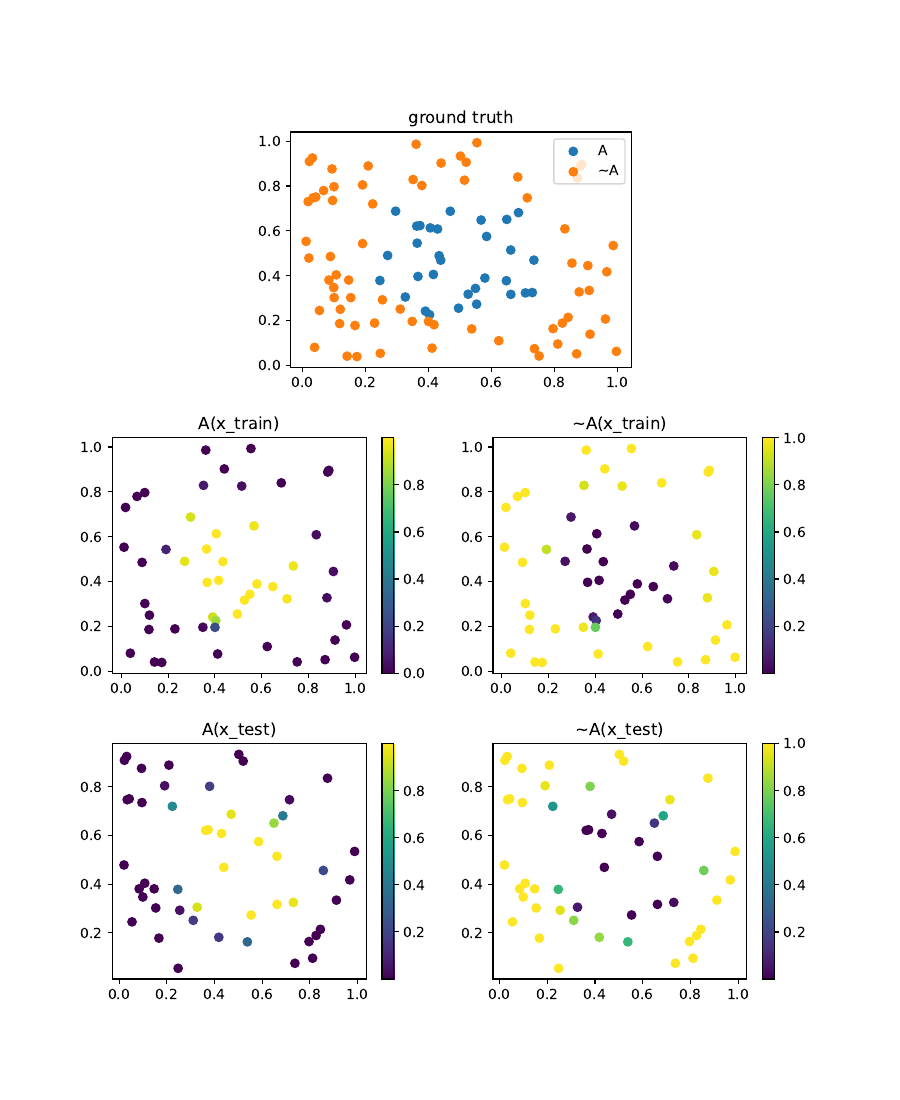

Recreate this plot in Python.
import ltn
import matplotlib.pyplot as plt
import numpy as np
import torch
from sklearn.metrics import accuracy_score

# set cuda device
gpu_id = 1
gpu_ids = tuple([n for n in range(torch.cuda.device_count())])
cuda_ids = tuple([f"cuda:{n}" for n in gpu_ids])
device = torch.device(cuda_ids[gpu_id] if gpu_id in gpu_ids and torch.cuda.is_available() else "cpu")
ltn.device = device
print("\n" + "=" * 112)
print(f"[device] {device} ∈ [{', '.join(cuda_ids)}]")
print("=" * 112 + "\n")

print()
print()
print()
print("""###
# Dataset
###""")
nr_samples = 100
nr_train = 50
batch_size = 64
dataset = torch.rand((nr_samples, 2))
labels_dataset = torch.sum(torch.square(dataset - torch.tensor([.5, .5])), dim=1) < .09

print()
print()
print()
print("""###
# LTN setting
###""")


# we define predicate A
class ModelA(torch.nn.Module):
    def __init__(self):
        super(ModelA, self).__init__()
        self.sigmoid = torch.nn.Sigmoid()
        self.layer1 = torch.nn.Linear(2, 16)
        self.layer2 = torch.nn.Linear(16, 16)
        self.layer3 = torch.nn.Linear(16, 1)
        self.elu = torch.nn.ELU()

    def forward(self, x):
        x = self.elu(self.layer1(x))
        x = self.elu(self.layer2(x))
        x = self.layer3(x)
        o = self.sigmoid(x)
        return o


A = ltn.Predicate(ModelA()).to(ltn.device)

# we define the connectives, quantifiers, and the SatAgg
Not = ltn.Connective(ltn.fuzzy_ops.NotStandard())
Forall = ltn.Quantifier(ltn.fuzzy_ops.AggregPMeanError(p=2), quantifier="f")
SatAgg = ltn.fuzzy_ops.SatAgg()

print()
print()
print()
print("""###
# Utils
###""")


# this is a standard PyTorch DataLoader to load the dataset for the training and testing of the model
class DataLoader(object):
    def __init__(self,
                 data,
                 labels,
                 batch_size=1,
                 shuffle=True):
        self.data = data.to(ltn.device)
        self.labels = labels
        self.batch_size = batch_size
        self.shuffle = shuffle

    def __len__(self):
        return int(np.ceil(self.data.shape[0] / self.batch_size))

    def __iter__(self):
        n = self.data.shape[0]
        idxlist = list(range(n))
        if self.shuffle:
            np.random.shuffle(idxlist)

        for _, start_idx in enumerate(range(0, n, self.batch_size)):
            end_idx = min(start_idx + self.batch_size, n)
            data = self.data[idxlist[start_idx:end_idx]]
            labels = self.labels[idxlist[start_idx:end_idx]]

            yield data, labels


# define metrics for evaluation of the model

# it computes the overall satisfaction level on the knowledge base using the given data loader (train or test)
def compute_sat_level(loader):
    mean_sat = 0
    for data, labels in loader:
        x_A = ltn.Variable("x_A", data[torch.nonzero(labels)])  # positive examples
        x_not_A = ltn.Variable("x_not_A", data[torch.nonzero(torch.logical_not(labels))])  # negative examples
        mean_sat += SatAgg(
            Forall(x_A, A(x_A)),
            Forall(x_not_A, Not(A(x_not_A)))
        )
    mean_sat /= len(loader)
    return mean_sat


# it computes the overall accuracy of the predictions of the trained model using the given data loader
# (train or test)
def compute_accuracy(loader):
    mean_accuracy = 0.0
    for data, labels in loader:
        predictions = A.model(data).cpu().detach().numpy()
        predictions = np.where(predictions > 0.5, 1., 0.).flatten()
        mean_accuracy += accuracy_score(labels, predictions)

    return mean_accuracy / len(loader)


# create train and test loader, 50 points each
# batch size is 64, meaning there is only one batch for epoch
train_loader = DataLoader(dataset[:nr_train], labels_dataset[:nr_train], batch_size, True)
test_loader = DataLoader(dataset[nr_train:], labels_dataset[nr_train:], batch_size, False)

print()
print()
print()
print("""###
# Learning
###""")
optimizer = torch.optim.Adam(A.parameters(), lr=0.001)

# training of the predicate A using a loss containing the satisfaction level of the knowledge base
# the objective it to maximize the satisfaction level of the knowledge base
for epoch in range(1000):
    train_loss = 0.0
    for batch_idx, (data, labels) in enumerate(train_loader):
        optimizer.zero_grad()
        # we ground the variables with current batch data
        x_A = ltn.Variable("x_A", data[torch.nonzero(labels)])  # positive examples
        x_not_A = ltn.Variable("x_not_A", data[torch.nonzero(torch.logical_not(labels))])  # negative examples
        sat_agg = SatAgg(
            Forall(x_A, A(x_A)),
            Forall(x_not_A, Not(A(x_not_A)))
        )
        loss = 1. - sat_agg
        loss.backward()
        optimizer.step()
        train_loss += loss.item()
    train_loss = train_loss / len(train_loader)

    # we print metrics every 20 epochs of training
    if epoch % 20 == 0:
        print(f" epoch {epoch} | loss {train_loss:.4f} |"
              f" Train Sat {compute_sat_level(train_loader):.3f} | Test Sat {compute_sat_level(test_loader):.3f} |"
              f" Train Acc {compute_accuracy(train_loader):.3f} | Test Acc {compute_accuracy(test_loader):.3f}")

fig = plt.figure(figsize=(9, 11))

plt.subplots_adjust(wspace=0.2, hspace=0.3)
ax = plt.subplot2grid((3, 8), (0, 2), colspan=4)
ax.set_title("ground truth")
ax.scatter(dataset[labels_dataset][:, 0], dataset[labels_dataset][:, 1], label='A')
ax.scatter(dataset[torch.logical_not(labels_dataset)][:, 0], dataset[torch.logical_not(labels_dataset)][:, 1], label='~A')
ax.legend()

x_train = ltn.Variable("x", dataset[:nr_train])  # Training data
x_test = ltn.Variable("x", dataset[nr_train:])  # Test data

fig.add_subplot(3, 2, 3)
result = A(x_train)
plt.title("A(x_train)")
plt.scatter(dataset[:nr_train, 0], dataset[:nr_train, 1], c=result.value.cpu().detach().numpy().squeeze())
plt.colorbar()

fig.add_subplot(3, 2, 4)
result = Not(A(x_train))
plt.title("~A(x_train)")
plt.scatter(dataset[:nr_train, 0], dataset[:nr_train, 1], c=result.value.cpu().detach().numpy().squeeze())
plt.colorbar()

fig.add_subplot(3, 2, 5)
result = A(x_test)
plt.title("A(x_test)")
plt.scatter(dataset[nr_train:, 0], dataset[nr_train:, 1], c=result.value.cpu().detach().numpy().squeeze())
plt.colorbar()

fig.add_subplot(3, 2, 6)
result = Not(A(x_test))
plt.title("~A(x_test)")
plt.scatter(dataset[nr_train:, 0], dataset[nr_train:, 1], c=result.value.cpu().detach().numpy().squeeze())
plt.colorbar()

plt.savefig("example1.pdf")
plt.show()
